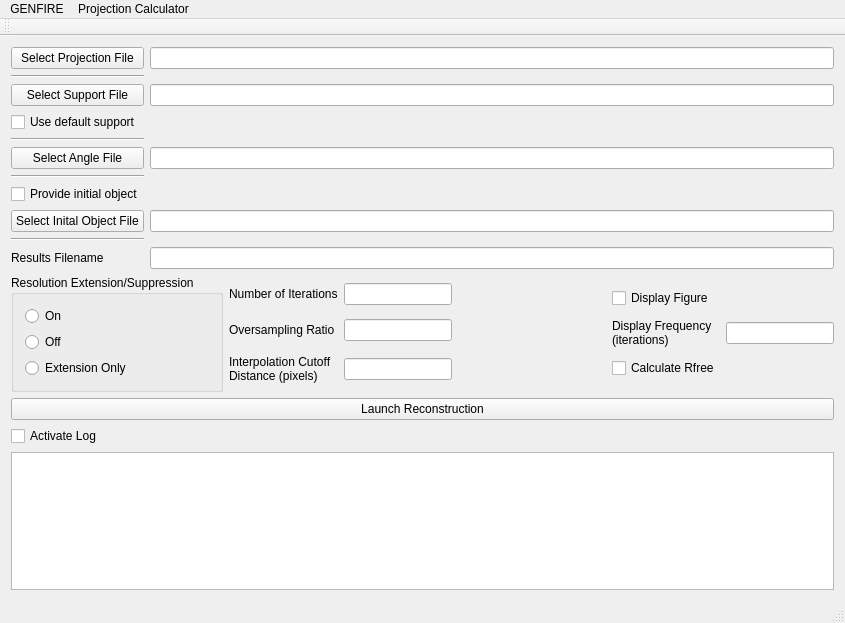
<?xml version="1.0" encoding="UTF-8"?>
<ui version="4.0">
 <class>MainWindow</class>
 <widget class="QMainWindow" name="MainWindow">
  <property name="geometry">
   <rect>
    <x>0</x>
    <y>0</y>
    <width>845</width>
    <height>623</height>
   </rect>
  </property>
  <property name="windowTitle">
   <string>GENFIRE</string>
  </property>
  <widget class="QWidget" name="centralWidget">
   <layout class="QVBoxLayout" name="verticalLayout_5">
    <item>
     <layout class="QVBoxLayout" name="verticalLayout_4">
      <item>
       <layout class="QVBoxLayout" name="verticalLayout_3">
        <item>
         <layout class="QGridLayout" name="gridLayout">
          <item row="0" column="0">
           <widget class="QPushButton" name="btn_projections">
            <property name="text">
             <string>Select Projection File</string>
            </property>
           </widget>
          </item>
          <item row="11" column="0">
           <widget class="QLabel" name="label_4">
            <property name="text">
             <string>Results Filename</string>
            </property>
           </widget>
          </item>
          <item row="9" column="0">
           <widget class="Line" name="line_4">
            <property name="orientation">
             <enum>Qt::Horizontal</enum>
            </property>
           </widget>
          </item>
          <item row="5" column="2">
           <widget class="QLineEdit" name="lineEdit_angle"/>
          </item>
          <item row="7" column="0">
           <widget class="QCheckBox" name="checkBox_provide_io">
            <property name="text">
             <string>Provide initial object</string>
            </property>
           </widget>
          </item>
          <item row="5" column="0">
           <widget class="QPushButton" name="btn_angles">
            <property name="text">
             <string>Select Angle File</string>
            </property>
           </widget>
          </item>
          <item row="1" column="0">
           <widget class="Line" name="line">
            <property name="orientation">
             <enum>Qt::Horizontal</enum>
            </property>
           </widget>
          </item>
          <item row="6" column="0">
           <widget class="Line" name="line_3">
            <property name="orientation">
             <enum>Qt::Horizontal</enum>
            </property>
           </widget>
          </item>
          <item row="4" column="0">
           <widget class="Line" name="line_2">
            <property name="orientation">
             <enum>Qt::Horizontal</enum>
            </property>
           </widget>
          </item>
          <item row="3" column="0">
           <widget class="QCheckBox" name="checkBox_default_support">
            <property name="text">
             <string>Use default support</string>
            </property>
           </widget>
          </item>
          <item row="0" column="2">
           <widget class="QLineEdit" name="lineEdit_pj"/>
          </item>
          <item row="8" column="0">
           <widget class="QPushButton" name="btn_io">
            <property name="text">
             <string>Select Inital Object File</string>
            </property>
           </widget>
          </item>
          <item row="2" column="2">
           <widget class="QLineEdit" name="lineEdit_support"/>
          </item>
          <item row="2" column="0">
           <widget class="QPushButton" name="btn_support">
            <property name="text">
             <string>Select Support File</string>
            </property>
           </widget>
          </item>
          <item row="12" column="0">
           <layout class="QHBoxLayout" name="horizontalLayout"/>
          </item>
          <item row="8" column="2">
           <widget class="QLineEdit" name="lineEdit_io"/>
          </item>
          <item row="11" column="2">
           <widget class="QLineEdit" name="lineEdit_results"/>
          </item>
         </layout>
        </item>
        <item>
         <layout class="QHBoxLayout" name="horizontalLayout_2">
          <item>
           <widget class="QGroupBox" name="groupBox">
            <property name="title">
             <string>Resolution Extension/Suppression</string>
            </property>
            <layout class="QVBoxLayout" name="verticalLayout">
             <item>
              <widget class="QRadioButton" name="radioButton_on">
               <property name="text">
                <string>On</string>
               </property>
              </widget>
             </item>
             <item>
              <widget class="QRadioButton" name="radioButton_off">
               <property name="text">
                <string>Off</string>
               </property>
              </widget>
             </item>
             <item>
              <widget class="QRadioButton" name="radioButton_extension">
               <property name="text">
                <string>Extension Only</string>
               </property>
              </widget>
             </item>
            </layout>
           </widget>
          </item>
          <item>
           <layout class="QGridLayout" name="gridLayout_2">
            <item row="1" column="0">
             <widget class="QLabel" name="label_2">
              <property name="text">
               <string>Oversampling Ratio</string>
              </property>
             </widget>
            </item>
            <item row="2" column="0">
             <widget class="QLabel" name="label_3">
              <property name="text">
               <string>Interpolation Cutoff Distance (pixels)</string>
              </property>
              <property name="wordWrap">
               <bool>true</bool>
              </property>
             </widget>
            </item>
            <item row="1" column="1">
             <widget class="QLineEdit" name="lineEdit_oversamplingRatio">
              <property name="alignment">
               <set>Qt::AlignRight|Qt::AlignTrailing|Qt::AlignVCenter</set>
              </property>
             </widget>
            </item>
            <item row="0" column="0">
             <widget class="QLabel" name="label">
              <property name="text">
               <string>Number of Iterations</string>
              </property>
              <property name="wordWrap">
               <bool>false</bool>
              </property>
             </widget>
            </item>
            <item row="2" column="1">
             <widget class="QLineEdit" name="lineEdit_interpolationCutoffDistance">
              <property name="alignment">
               <set>Qt::AlignRight|Qt::AlignTrailing|Qt::AlignVCenter</set>
              </property>
             </widget>
            </item>
            <item row="0" column="1">
             <widget class="QLineEdit" name="lineEdit_numIterations">
              <property name="alignment">
               <set>Qt::AlignRight|Qt::AlignTrailing|Qt::AlignVCenter</set>
              </property>
             </widget>
            </item>
            <item row="1" column="3">
             <spacer name="horizontalSpacer_2">
              <property name="orientation">
               <enum>Qt::Horizontal</enum>
              </property>
              <property name="sizeHint" stdset="0">
               <size>
                <width>40</width>
                <height>20</height>
               </size>
              </property>
             </spacer>
            </item>
            <item row="1" column="2">
             <spacer name="horizontalSpacer_3">
              <property name="orientation">
               <enum>Qt::Horizontal</enum>
              </property>
              <property name="sizeHint" stdset="0">
               <size>
                <width>40</width>
                <height>20</height>
               </size>
              </property>
             </spacer>
            </item>
            <item row="0" column="4" rowspan="3">
             <layout class="QGridLayout" name="gridLayout_3">
              <item row="1" column="0">
               <widget class="QLabel" name="label_5">
                <property name="text">
                 <string>Display Frequency (iterations)</string>
                </property>
                <property name="wordWrap">
                 <bool>true</bool>
                </property>
               </widget>
              </item>
              <item row="0" column="0" colspan="2">
               <widget class="QCheckBox" name="checkBox_displayFigure">
                <property name="text">
                 <string>Display Figure</string>
                </property>
               </widget>
              </item>
              <item row="1" column="1">
               <widget class="QLineEdit" name="lineEdit_displayFrequency">
                <property name="alignment">
                 <set>Qt::AlignRight|Qt::AlignTrailing|Qt::AlignVCenter</set>
                </property>
               </widget>
              </item>
              <item row="2" column="0">
               <widget class="QCheckBox" name="checkBox_rfree">
                <property name="text">
                 <string>Calculate Rfree</string>
                </property>
               </widget>
              </item>
             </layout>
            </item>
           </layout>
          </item>
         </layout>
        </item>
       </layout>
      </item>
      <item>
       <widget class="QPushButton" name="btn_reconstruct">
        <property name="text">
         <string>Launch Reconstruction</string>
        </property>
       </widget>
      </item>
      <item>
       <layout class="QVBoxLayout" name="verticalLayout_2">
        <item>
         <widget class="QCheckBox" name="checkBox_log">
          <property name="text">
           <string>Activate Log</string>
          </property>
         </widget>
        </item>
        <item>
         <widget class="QTextEdit" name="log"/>
        </item>
       </layout>
      </item>
     </layout>
    </item>
   </layout>
  </widget>
  <widget class="QMenuBar" name="menuBar">
   <property name="geometry">
    <rect>
     <x>0</x>
     <y>0</y>
     <width>845</width>
     <height>22</height>
    </rect>
   </property>
   <widget class="QMenu" name="menuGENFIRE">
    <property name="title">
     <string>GENFIRE</string>
    </property>
   </widget>
   <widget class="QMenu" name="menuTools">
    <property name="title">
     <string>Projection Calculator</string>
    </property>
    <addaction name="action_Create_Support"/>
   </widget>
   <addaction name="menuGENFIRE"/>
   <addaction name="menuTools"/>
  </widget>
  <widget class="QToolBar" name="mainToolBar">
   <attribute name="toolBarArea">
    <enum>TopToolBarArea</enum>
   </attribute>
   <attribute name="toolBarBreak">
    <bool>false</bool>
   </attribute>
  </widget>
  <widget class="QStatusBar" name="statusBar"/>
  <action name="action_Create_Support">
   <property name="text">
    <string>Launch Projection Calculator</string>
   </property>
  </action>
 </widget>
 <layoutdefault spacing="6" margin="11"/>
 <tabstops>
  <tabstop>lineEdit_pj</tabstop>
  <tabstop>lineEdit_support</tabstop>
  <tabstop>lineEdit_angle</tabstop>
  <tabstop>lineEdit_io</tabstop>
  <tabstop>lineEdit_numIterations</tabstop>
  <tabstop>lineEdit_oversamplingRatio</tabstop>
  <tabstop>lineEdit_interpolationCutoffDistance</tabstop>
  <tabstop>radioButton_on</tabstop>
  <tabstop>radioButton_off</tabstop>
  <tabstop>radioButton_extension</tabstop>
  <tabstop>btn_angles</tabstop>
  <tabstop>btn_io</tabstop>
  <tabstop>btn_projections</tabstop>
  <tabstop>btn_support</tabstop>
 </tabstops>
 <resources/>
 <connections/>
</ui>
